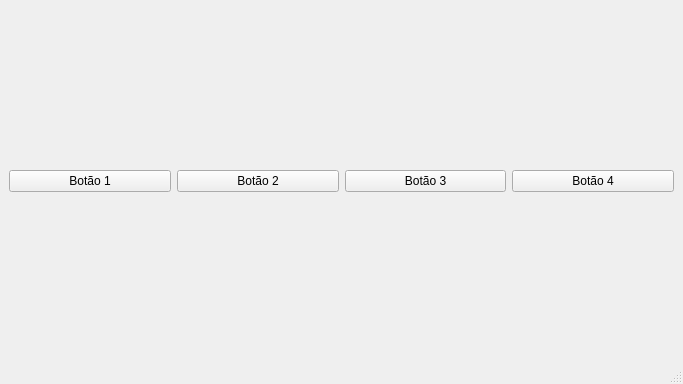
<?xml version="1.0" encoding="UTF-8"?>
<ui version="4.0">
 <class>MainWindow</class>
 <widget class="QMainWindow" name="MainWindow">
  <property name="geometry">
   <rect>
    <x>0</x>
    <y>0</y>
    <width>683</width>
    <height>384</height>
   </rect>
  </property>
  <property name="minimumSize">
   <size>
    <width>683</width>
    <height>384</height>
   </size>
  </property>
  <property name="maximumSize">
   <size>
    <width>683</width>
    <height>384</height>
   </size>
  </property>
  <property name="windowTitle">
   <string>QHBoxLayout com QMainWindow.</string>
  </property>
  <property name="windowIcon">
   <iconset>
    <normaloff>../../../../images/icons/icon.png</normaloff>../../../../images/icons/icon.png</iconset>
  </property>
  <widget class="QWidget" name="centralwidget">
   <layout class="QHBoxLayout" name="horizontalLayout">
    <item>
     <widget class="QPushButton" name="pushButton">
      <property name="text">
       <string>Botão 1</string>
      </property>
     </widget>
    </item>
    <item>
     <widget class="QPushButton" name="pushButton_2">
      <property name="text">
       <string>Botão 2</string>
      </property>
     </widget>
    </item>
    <item>
     <widget class="QPushButton" name="pushButton_3">
      <property name="text">
       <string>Botão 3</string>
      </property>
     </widget>
    </item>
    <item>
     <widget class="QPushButton" name="pushButton_4">
      <property name="text">
       <string>Botão 4</string>
      </property>
     </widget>
    </item>
   </layout>
  </widget>
  <widget class="QMenuBar" name="menubar">
   <property name="geometry">
    <rect>
     <x>0</x>
     <y>0</y>
     <width>683</width>
     <height>22</height>
    </rect>
   </property>
  </widget>
  <widget class="QStatusBar" name="statusbar"/>
 </widget>
 <resources/>
 <connections/>
</ui>
